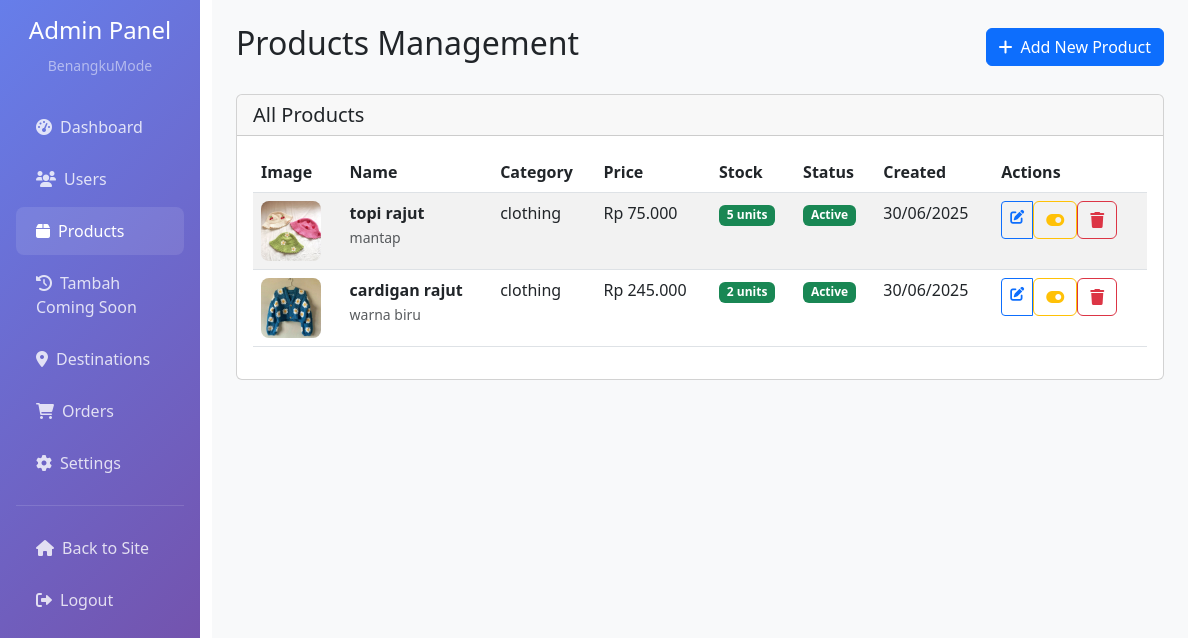
/admin/products.php (signed in), run on the app's committed database.
### tables this page shows
CREATE TABLE `products` (
  `id` int(11) NOT NULL,
  `name` varchar(200) NOT NULL,
  `description` text DEFAULT NULL,
  `price` decimal(10,2) NOT NULL,
  `category_id` int(11) DEFAULT NULL,
  `image` varchar(255) DEFAULT NULL,
  `images` longtext DEFAULT NULL CHECK (json_valid(`images`)),
  `stock_quantity` int(11) DEFAULT 0,
  `is_active` tinyint(1) DEFAULT 1,
  `is_featured` tinyint(1) DEFAULT 0,
  `created_at` timestamp NOT NULL DEFAULT current_timestamp(),
  `updated_at` timestamp NOT NULL DEFAULT current_timestamp() ON UPDATE current_timestamp()
);

CREATE TABLE `product_categories` (
  `id` int(11) NOT NULL,
  `name` varchar(100) NOT NULL,
  `description` text DEFAULT NULL,
  `image` varchar(255) DEFAULT NULL,
  `is_active` tinyint(1) DEFAULT 1,
  `created_at` timestamp NOT NULL DEFAULT current_timestamp()
);

### config/database.php (called while the page is built, shortened)
<?php
function formatCurrency($amount) {
    return 'Rp ' . number_format($amount, 0, ',', '.');
}
?>

### admin/products.php (the view, shortened to what this page needs)
<?php
require_once '../config/database.php';
$conn = getDbConnection();
$sql = "SELECT
            products.*,
            product_categories.name AS category
        FROM
            products
        LEFT JOIN
            product_categories
        ON
            products.category_id = product_categories.id
        ORDER BY
            products.created_at DESC";
$result = mysqli_query($conn, $sql);
?>
<!DOCTYPE html>
<html lang="id">
<head>
    <link href="https://cdn.jsdelivr.net/npm/bootstrap@5.3.0/dist/css/bootstrap.min.css" rel="stylesheet">
    <link href="https://cdnjs.cloudflare.com/ajax/libs/font-awesome/6.0.0/css/all.min.css" rel="stylesheet">
</head>
<body>
    <div class="container-fluid">
        <div class="row">
            <div class="col-md-3 col-lg-2 px-0">
                <div class="sidebar p-3">
                    <div class="text-center mb-4">
                        <h4 class="text-white">Admin Panel</h4>
                        <small class="text-white-50">BenangkuMode</small>
                    </div>
                    <nav class="nav flex-column">
                        <a class="nav-link" href="dashboard.php">
                            <i class="fas fa-tachometer-alt me-2"></i>Dashboard
                        </a>
                        <a class="nav-link" href="users.php">
                            <i class="fas fa-users me-2"></i>Users
                        </a>
                        <a class="nav-link active" href="products.php">
                            <i class="fas fa-box me-2"></i>Products
                        </a>
                        <a class="nav-link" href="add_comingsoon.php">
                            <i class="fas fa-clock-rotate-left me-2"></i>Tambah Coming Soon
                        </a>
                        <a class="nav-link" href="destinations.php">
                            <i class="fas fa-map-marker-alt me-2"></i>Destinations
                        </a>
                        <a class="nav-link" href="orders.php">
                            <i class="fas fa-shopping-cart me-2"></i>Orders
                        </a>
                        <a class="nav-link" href="settings.php">
                            <i class="fas fa-cog me-2"></i>Settings
                        </a>
                        <hr class="text-white-50">
                        <a class="nav-link" href="../index.php">
                            <i class="fas fa-home me-2"></i>Back to Site
                        </a>
                        <a class="nav-link" href="../logout.php">
                            <i class="fas fa-sign-out-alt me-2"></i>Logout
                        </a>
                    </nav>
                </div>
            </div>
            <div class="col-md-9 col-lg-10">
                <div class="main-content p-4">
                    <div class="d-flex justify-content-between align-items-center mb-4">
                        <h2>Products Management</h2>
                        <a href="add_product.php" class="btn btn-primary">
                            <i class="fas fa-plus me-2"></i>Add New Product
                        </a>
                    </div>
                    <div class="card">
                        <div class="card-header">
                            <h5 class="mb-0">All Products</h5>
                        </div>
                        <div class="card-body">
                            <div class="table-responsive">
                                <table class="table table-striped">
                                    <thead>
                                        <tr>
                                            <th>Image</th>
                                            <th>Name</th>
                                            <th>Category</th>
                                            <th>Price</th>
                                            <th>Stock</th>
                                            <th>Status</th>
                                            <th>Created</th>
                                            <th>Actions</th>
                                        </tr>
                                    </thead>
                                    <tbody>
                                        <?php while ($product = mysqli_fetch_assoc($result)): ?>
                                            <tr>
                                                <td>
                                                    <?php if ($product['image']): ?>
                                                        <img src="../assets/images/products/<?php echo htmlspecialchars($product['image']); ?>"
                                                             alt="<?php echo htmlspecialchars($product['name']); ?>"
                                                             class="product-image">
                                                    <?php else: ?>
                                                        <div class="product-image bg-light d-flex align-items-center justify-content-center">
                                                            <i class="fas fa-image text-muted"></i>
                                                        </div>
                                                    <?php endif; ?>
                                                </td>
                                                <td>
                                                    <strong><?php echo htmlspecialchars($product['name']); ?></strong>
                                                    <br>
                                                    <small class="text-muted"><?php echo htmlspecialchars($product['description']); ?></small>
                                                </td>
                                                <td><?php echo htmlspecialchars($product['category']); ?></td>
                                                <td><?php echo formatCurrency($product['price']); ?></td>
                                                <td>
                                                    <span class="badge bg-<?php echo $product['stock_quantity'] > 0 ? 'success' : 'danger'; ?>">
                                                        <?php echo $product['stock_quantity']; ?> units
                                                    </span>
                                                </td>
                                                <td>
                                                    <span class="badge bg-<?php echo $product['is_active'] ? 'success' : 'secondary'; ?>">
                                                        <?php echo $product['is_active'] ? 'Active' : 'Inactive'; ?>
                                                    </span>
                                                </td>
                                                <td><?php echo date('d/m/Y', strtotime($product['created_at'])); ?></td>
                                                <td>
                                                    <div class="btn-group btn-group-sm">
                                                        <a href="edit_product.php?id=<?php echo $product['id']; ?>"
                                                           class="btn btn-outline-primary">
                                                            <i class="fas fa-edit"></i>
                                                        </a>
                                                        <form method="POST" style="display: inline;"
                                                              onsubmit="return confirm('Are you sure you want to toggle this product status?')">
                                                            <button type="submit" class="btn btn-outline-warning">
                                                                <i class="fas fa-toggle-on"></i>
                                                            </button>
                                                        </form>
                                                        <form method="POST" style="display: inline;"
                                                              onsubmit="return confirm('Are you sure you want to delete this product?')">
                                                            <button type="submit" class="btn btn-outline-danger">
                                                                <i class="fas fa-trash"></i>
                                                            </button>
                                                        </form>
                                                    </div>
                                                </td>
                                            </tr>
                                        <?php endwhile; ?>
                                    </tbody>
                                </table>
                            </div>
                        </div>
                    </div>
                </div>
            </div>
        </div>
    </div>
</body>
</html>

### admin/products.php (style rules this page uses)
.sidebar { min-height: 100vh; background: linear-gradient(135deg, #667eea 0%, #764ba2 100%); }
.sidebar .nav-link { color: rgba(255,255,255,0.8); padding: 12px 20px; border-radius: 8px; margin: 2px 0; }
.sidebar .nav-link:hover, .sidebar .nav-link.active { color: white; background: rgba(255,255,255,0.1); }
.main-content { background: #f8f9fa; min-height: 100vh; }
.product-image { width: 60px; height: 60px; object-fit: cover; border-radius: 8px; }

### data on the page
products: image (picture), name "topi rajut", description "mantap", category.name "clothing", price "Rp 75.000", stock_quantity "5", is_active "Active", created_at "30/06/2025"
products: image (picture), name "cardigan rajut", description "warna biru", category.name "clothing", price "Rp 245.000", stock_quantity "2", is_active "Active", created_at "30/06/2025"
